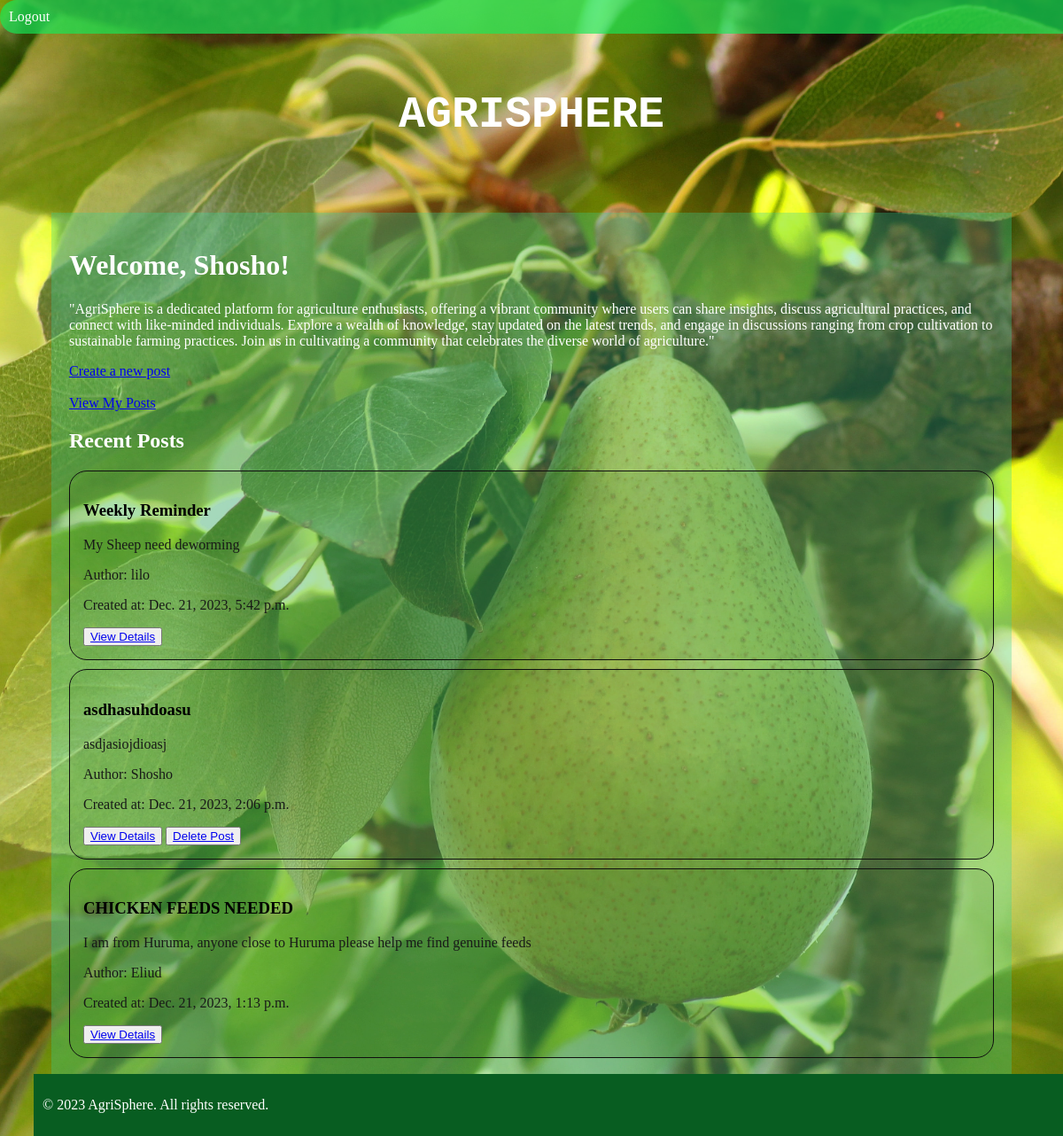
Page / (signed in) on the committed database.
### Mainapp/models.py (models this page shows, shortened)
class Post(models.Model):
    title = models.CharField(max_length=255)
    content = models.TextField()
    author = models.ForeignKey(get_user_model(), on_delete=models.CASCADE)
    created_at = models.DateTimeField(auto_now_add=True)
    tags = TaggableManager()

### Mainapp/views.py (the view, shortened to what this page needs)
# urls.py: path('', HomePageView.as_view(), name='index'),
class HomePageView(View):
    def get(self, request):
        posts = Post.objects.order_by('-created_at')
        username = request.user.username if request.user.is_authenticated else None
        return render(request, 'index.html', {'posts': posts, 'form': CreatePostForm(), 'username': username})

### Mainapp/templates/index.html (shortened to what this page needs)
{% extends 'base.html' %}
{% block content %}
{% if username %}
<h1>Welcome, {{ username }}!</h1>
{% else %}
<h1>Welcome to AgriSphere!</h1>
{% endif %}
    <p>"AgriSphere is a dedicated platform for agriculture enthusiasts, offering a vibrant community where users can share insights, discuss agricultural practices, and connect with like-minded individuals. Explore a wealth of knowledge, stay updated on the latest trends, and engage in discussions ranging from crop cultivation to sustainable farming practices. Join us in cultivating a community that celebrates the diverse world of agriculture."</p>
    <div>
        <a href="{% url 'Mainapp:create_post' %}" class="create_post_link">Create a new post</a><br><br>
        {% if user.is_authenticated %}
            <a href="{% url 'Mainapp:view_my_posts' %}">View My Posts</a>
        {% endif %}
        <h2>Recent Posts</h2>
        {% for post in posts %}
            <div class="post-container">
                <h3>{{ post.title }}</h3>
                <p>{{ post.content }}</p>
                <p>Author: {{ post.author.username }}</p>
                <p>Created at: {{ post.created_at }}</p>
                <button><a href="{% url 'Mainapp:view_post' pk=post.id %}">View Details</a></button>
                {% if user.is_authenticated and user == post.author %}
                   <button><a href="{% url 'Mainapp:delete_post' pk=post.id %}">Delete Post</a></button>
                {% endif %}
            </div>
        {% endfor %}
    </div>
{% endblock %}

### Mainapp/static/mainapp/css/base.css (style rules this page uses)
body { background-image: url('/static/mainapp/images/wallpaperflare.com_wallpaper.jpg'); background-size: cover; background-position: center; padding: 30px; color: #fff; }
.post-container { border: 1px solid #0f0f0f; padding: 15px; margin: 10px 0; background-color: #3e741b25; border-radius: 20px; color: black; }
.post-container p { color: #181a18; }

### rows in the picture
Post: title "Weekly Reminder", content "My Sheep need deworming", author.username "lilo", created_at "Dec. 21, 2023, 5:42 p.m."
Post: title "asdhasuhdoasu", content "asdjasiojdioasj", author.username "Shosho", created_at "Dec. 21, 2023, 2:06 p.m.", shows "Delete Post"
Post: title "CHICKEN FEEDS NEEDED", content "I am from Huruma, anyone close to Huruma please help me find genuine feeds", author.username "Eliud", created_at "Dec. 21, 2023, 1:13 p.m."

### other values in the picture
{{ username }} "Shosho"
